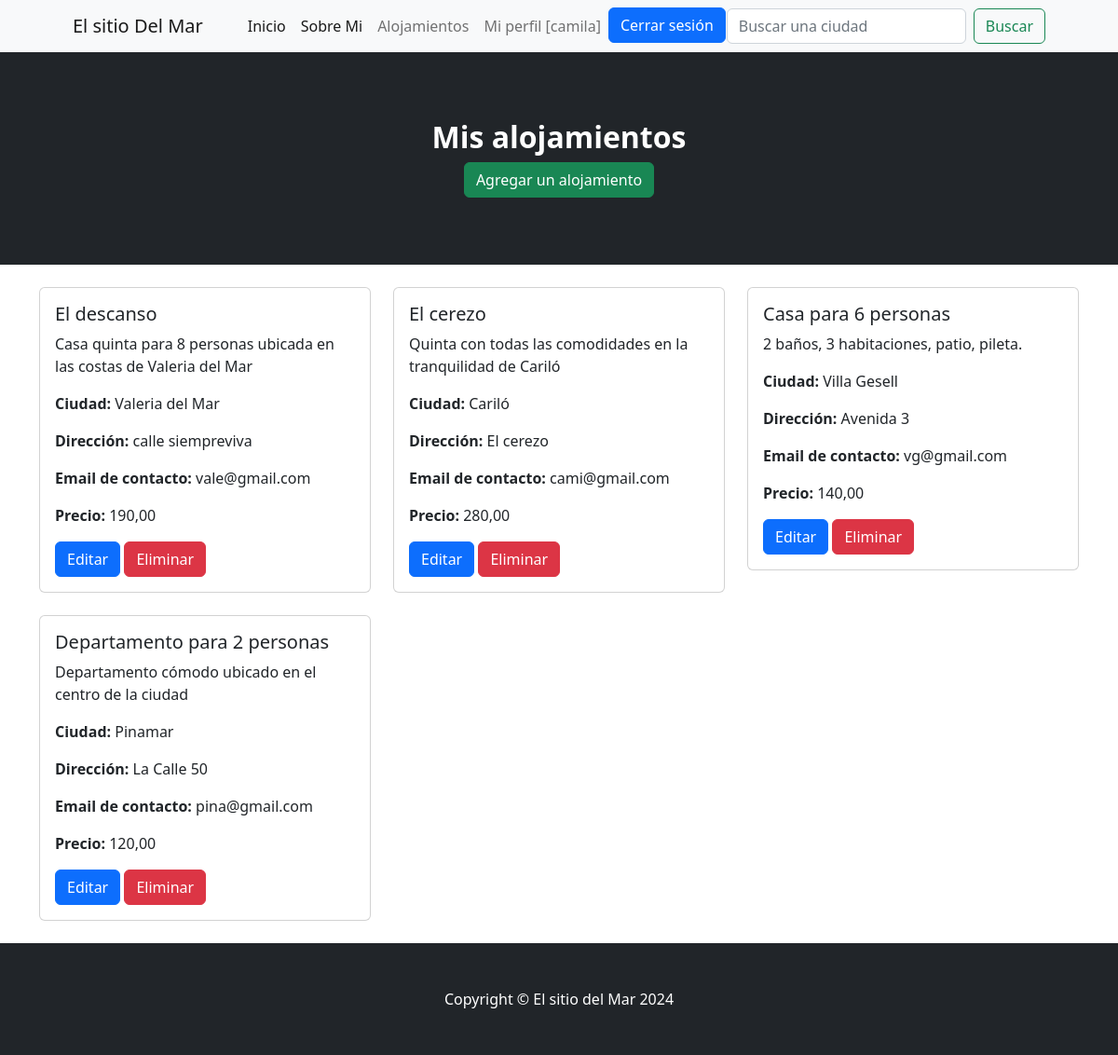
Page /misAlojamientos/ (signed in) on the committed database.
### aplicacion/models.py (models this page shows, shortened)
class Usuario(AbstractUser):
    nombre = models.CharField(max_length=100)
    apellido = models.CharField(max_length=100, default='')
    email = models.EmailField(unique=True)
    username = models.CharField(max_length=150, unique=True, default='')
    telefono = models.IntegerField(default=0)
    nacionalidad = models.CharField(max_length=100, default='')
    password = models.CharField(max_length=100, unique=True, default='')
    USERNAME_FIELD = 'username'

class Alojamiento(models.Model):
    titulo = models.CharField(max_length=200)
    descripcion = models.TextField()
    ciudad = models.ForeignKey(Ciudad, on_delete=models.CASCADE)
    direccion = models.CharField(max_length=200, default="No determinado")
    email = models.EmailField(default="example@example.com")
    precio = models.DecimalField(max_digits=10, decimal_places=2, default=0.00)
    propietario = models.ForeignKey(Usuario, on_delete=models.CASCADE)
    imagen = models.ImageField(upload_to='alojamientos', null=True, blank=True)

class Ciudad(models.Model):
    nombre = models.CharField(max_length=100)
    imagen = models.ImageField(upload_to='ciudades', null=True, blank=True)
    def __str__(self):
        return self.nombre

### aplicacion/views.py (the view)
# urls.py: path('misAlojamientos/', AlojamientoList.as_view(), name="misAlojamientos"),
class AlojamientoList(LoginRequiredMixin, ListView):
    model = Alojamiento
    def get_queryset(self):
        user = self.request.user
        queryset = Alojamiento.objects.filter(propietario=user)
        return queryset # utilicé esta función que filtra los alojamientos para mostrar solo aquellos que pertenecen al usuario que está actualmente autenticado como propietario

### aplicacion/templates/aplicacion/alojamiento_list.html
{% extends "aplicacion/index.html" %}
{% block header %}
<header class="bg-dark py-5">
    <div class="container px-3 px-lg-4 my-4">
        <div class="text-center text-white">
            <h2 class="display-7 fw-bolder"> Mis alojamientos </h2>
            <a href="{% url 'agregarAlojamiento' %}" class="btn btn-success">Agregar un alojamiento</a>
        </div>
    </div>
</header>
{% endblock header %}
{% block contenido %}
<div class="container">
    <div class="row mt-4">
        {% if object_list %}
            {% for alojamiento in object_list %}
                <div class="col-md-4 mb-4">
                    <div class="card">
                        <div class="card-body">
                            <h5 class="card-title">{{ alojamiento.titulo }}</h5>
                            <p class="card-text">{{ alojamiento.descripcion }}</p>
                            <p class="card-text"><strong>Ciudad:</strong> {{ alojamiento.ciudad }}</p>
                            <p class="card-text"><strong>Dirección:</strong> {{ alojamiento.direccion }}</p>
                            <p class="card-text"><strong>Email de contacto:</strong> {{ alojamiento.email }}</p>
                            <p class="card-text"><strong>Precio:</strong> {{ alojamiento.precio }}</p>
                            <a href="{% url 'actualizarAlojamiento' pk=alojamiento.pk %}" class="btn btn-primary">Editar</a>
                            <a href="{% url 'eliminarAlojamiento' pk=alojamiento.pk %}" class="btn btn-danger">Eliminar</a>
                        </div>
                    </div>
                </div>
            {% endfor %}
        {% else %}
        <p class="text-center"> Aún no has publicado ningún alojamiento.</p>
        {% endif %}
    </div>
</div>
{% endblock contenido %}

### aplicacion/templates/aplicacion/index.html (shortened to what this page needs)
<!DOCTYPE html>
<html lang="en">
    <head>
        {% load static %}
        <link href="https://cdn.jsdelivr.net/npm/bootstrap-icons@1.5.0/font/bootstrap-icons.css" rel="stylesheet" />
        <link href="{% static 'css/styles.css' %}" rel="stylesheet" />
    </head>
    <body>
        <nav class="navbar navbar-expand-lg navbar-light bg-light">
            <div class="container px-4 px-lg-5">
                <a class="navbar-brand" href="{% url 'home' %}">El sitio Del Mar</a>
                <div class="collapse navbar-collapse" id="navbarSupportedContent">
                    <ul class="navbar-nav me-auto mb-2 mb-lg-0 ms-lg-4">
                        {% if  user.is_authenticated %}
                            <li class="nav-item"><a class="nav-link active" aria-current="page" href="{% url 'home' %}">Inicio</a></li>
                            <li class="nav-item"><a class="nav-link active" aria-current="page" href="{% url 'about_me' %}">Sobre Mi</a></li>
                            <li class="nav-item"><a class="nav-link" href="{% url 'alojamiento'%}">Alojamientos</a></li>
                            <li class="nav-item"><a class="nav-link" href="{% url 'usuario' %}">Mi perfil [{{user.username}}]</a></li>
                            <li class="nav-item"> <a class="btn btn-primary" href="{% url 'logout' %}">Cerrar sesión</a></li>
                        {% endif %}
                    </ul>
                    <form class="d-flex" action="{% url 'encontrar_alojamiento' %}" method="GET">
                        <input class="form-control me-2" type="search" placeholder="Buscar una ciudad" aria-label="Buscar" name="buscar">
                        <button class="btn btn-outline-success" type="submit">Buscar</button>
                    </form>
                </div>
            </div>
        </nav>
        {% block header %}{% endblock header %}
        {% block contenido %}{% endblock contenido %}
        {% block footer %}
        <footer class="py-5 bg-dark">
            <div class="container"><p class="m-0 text-center text-white">Copyright &copy; El sitio del Mar 2024</p></div>
        </footer>
        {% endblock footer %}
    </body>
</html>

### rows in the picture
Usuario: username "camila"
Alojamiento: titulo "El descanso", descripcion "Casa quinta para 8 personas ubicada en las costas de Valeria del Mar", ciudad "Valeria del Mar", direccion "calle siempreviva", email "vale@gmail.com", precio "190,00"
Alojamiento: titulo "El cerezo", descripcion "Quinta con todas las comodidades en la tranquilidad de Cariló", ciudad "Cariló", direccion "El cerezo", email "cami@gmail.com", precio "280,00"
Alojamiento: titulo "Casa para 6 personas", descripcion "2 baños, 3 habitaciones, patio, pileta.", ciudad "Villa Gesell", direccion "Avenida 3", email "vg@gmail.com", precio "140,00"
Alojamiento: titulo "Departamento para 2 personas", descripcion "Departamento cómodo ubicado en el centro de la ciudad", ciudad "Pinamar", direccion "La Calle 50", email "pina@gmail.com", precio "120,00"
